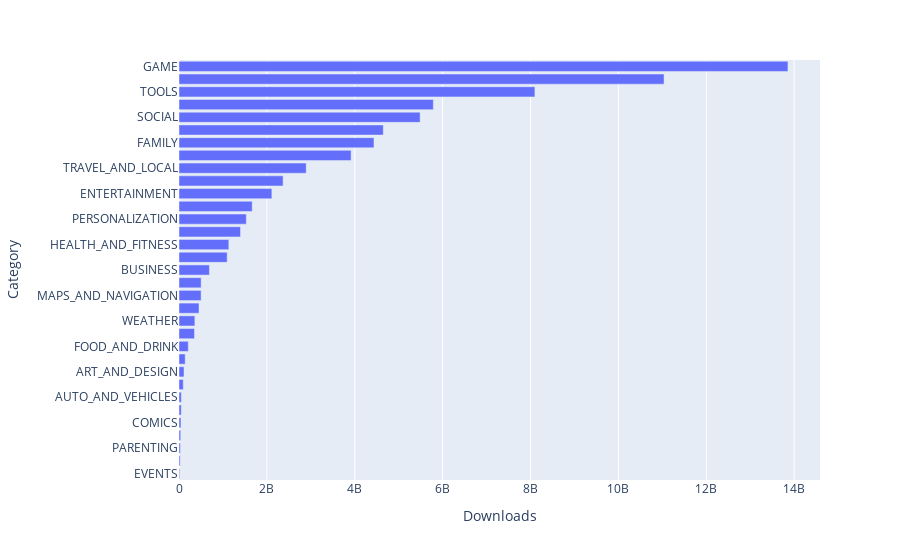

The notebook cell this image was saved under:
### Markdown cell above
### Horizontal Bar Chart - Most Popular Categories (Highest Downloads)

### Code cell
category_installs = df_apps_clean.groupby('Category').agg({'Installs':pd.Series.sum})
category_installs.sort_values('Installs',ascending=True,inplace=True)

h_bar = px.bar(x=category_installs.Installs, y=category_installs.index, orientation='h')
h_bar.update_layout(xaxis_title= 'Downloads', yaxis_title='Category')
h_bar.show()

### Figure 1 — Plotly figure (JSON) as saved in the notebook; plotly's stock layout.template omitted (floating-point values rounded to 4 significant figures)
{"data": [{"hovertemplate": "x=%{x}<br>y=%{y}<extra></extra>", "legendgroup": "", "marker": {"color": "#636efa", "pattern": {"shape": ""}}, "name": "", "orientation": "h", "showlegend": false, "textposition": "auto", "type": "bar", "x": [15949410, 26916200, 31116110, 39162676, 44931100, 52083000, 53129800, 97082000, 114233100, 140912410, 211677750, 352852000, 361096500, 455249400, 503267560, 503611120, 692018120, 1096431465, 1134006220, 1400331540, 1532352930, 1665791655, 2113660000, 2369110650, 2894859300, 3916897200, 4437554490, 4649143130, 5487841475, 5788070180, 8099724500, 11039241530, 13858762717], "xaxis": "x", "y": ["EVENTS", "BEAUTY", "PARENTING", "MEDICAL", "COMICS", "LIBRARIES_AND_DEMO", "AUTO_AND_VEHICLES", "HOUSE_AND_HOME", "ART_AND_DESIGN", "DATING", "FOOD_AND_DRINK", "EDUCATION", "WEATHER", "FINANCE", "MAPS_AND_NAVIGATION", "LIFESTYLE", "BUSINESS", "SPORTS", "HEALTH_AND_FITNESS", "SHOPPING", "PERSONALIZATION", "BOOKS_AND_REFERENCE", "ENTERTAINMENT", "NEWS_AND_MAGAZINES", "TRAVEL_AND_LOCAL", "VIDEO_PLAYERS", "FAMILY", "PHOTOGRAPHY", "SOCIAL", "PRODUCTIVITY", "TOOLS", "COMMUNICATION", "GAME"], "yaxis": "y"}], "layout": {"barmode": "relative", "legend": {"tracegroupgap": 0}, "margin": {"t": 60}, "xaxis": {"anchor": "y", "domain": [0, 1], "title": {"text": "Downloads"}}, "yaxis": {"anchor": "x", "domain": [0, 1], "title": {"text": "Category"}}}}
